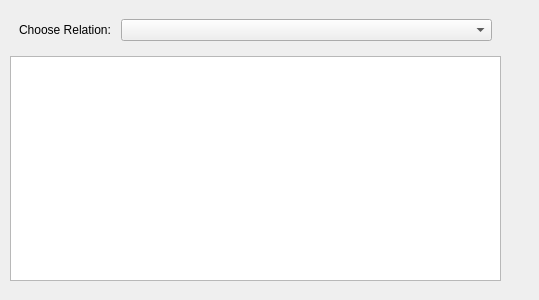
<?xml version="1.0" encoding="UTF-8"?>
<ui version="4.0">
 <class>Form</class>
 <widget class="QWidget" name="Form">
  <property name="geometry">
   <rect>
    <x>0</x>
    <y>0</y>
    <width>539</width>
    <height>300</height>
   </rect>
  </property>
  <property name="windowTitle">
   <string>Form</string>
  </property>
  <widget class="QWidget" name="widget">
   <property name="geometry">
    <rect>
     <x>10</x>
     <y>10</y>
     <width>491</width>
     <height>271</height>
    </rect>
   </property>
   <layout class="QGridLayout" name="gridLayout">
    <item row="0" column="0">
     <widget class="QWidget" name="widget1" native="true">
      <layout class="QFormLayout" name="formLayout">
       <item row="0" column="0">
        <widget class="QLabel" name="label">
         <property name="text">
          <string>Choose Relation: </string>
         </property>
        </widget>
       </item>
       <item row="0" column="1">
        <widget class="QComboBox" name="relationSelector"/>
       </item>
      </layout>
     </widget>
    </item>
    <item row="1" column="0">
     <widget class="QTreeWidget" name="treeWidget">
      <property name="columnCount">
       <number>1</number>
      </property>
      <attribute name="headerVisible">
       <bool>false</bool>
      </attribute>
      <column>
       <property name="text">
        <string notr="true">1</string>
       </property>
      </column>
     </widget>
    </item>
   </layout>
  </widget>
 </widget>
 <resources/>
 <connections/>
</ui>
